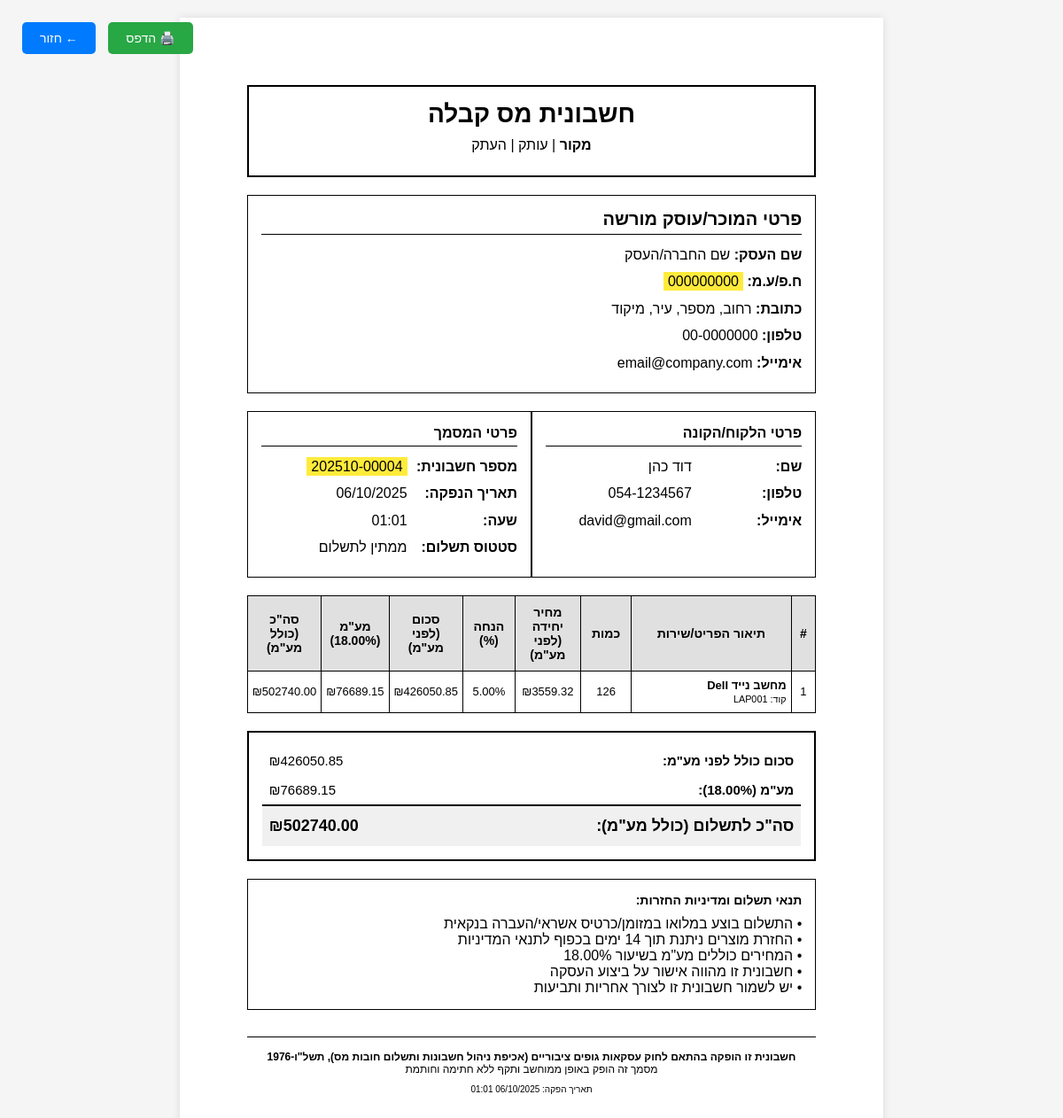
Screenshot of /sales/5/invoice/ with the database file from the repository.
### inventory/models.py (models this page shows, shortened)
class Sale(models.Model):
    STATUS_CHOICES = [
        ('draft', 'טיוטה'),
        ('confirmed', 'מאושר'),
        ('completed', 'הושלם'),
        ('cancelled', 'בוטל'),
    ]
    PAYMENT_STATUS_CHOICES = [
        ('pending', 'ממתין לתשלום'),
        ('partial', 'תשלום חלקי'),
        ('paid', 'שולם'),
        ('refunded', 'הוחזר'),
    ]
    PAYMENT_METHOD_CHOICES = [
        ('credit_clearing', 'סליקה כולל'),
        ('cash', 'מזומן'),
        ('credit_card', 'כרטיס אשראי'),
        ('bit', 'ביט'),
        ('paypal', 'פייפאל'),
        ('paybox', 'פייבוקס'),
    ]
    invoice_number = models.CharField(max_length=50, unique=True, verbose_name="מספר חשבונית")
    customer = models.ForeignKey(Customer, on_delete=models.SET_NULL, null=True, blank=True, verbose_name="לקוח")
    location = models.ForeignKey(Location, on_delete=models.SET_NULL, null=True, blank=True, verbose_name="מיקום מכירה", help_text="החנות בה בוצעה המכירה")
    status = models.CharField(max_length=20, choices=STATUS_CHOICES, default='draft', verbose_name="סטטוס")
    payment_status = models.CharField(max_length=20, choices=PAYMENT_STATUS_CHOICES, default='pending', verbose_name="סטטוס תשלום")
    payment_method = models.CharField(max_length=30, choices=PAYMENT_METHOD_CHOICES, blank=True, null=True, verbose_name="אפשרות תשלום")
    subtotal = models.DecimalField(max_digits=10, decimal_places=2, default=0, verbose_name="סכום לפני מע\"מ")
    tax_rate = models.DecimalField(max_digits=5, decimal_places=2, default=18, verbose_name="אחוז מע\"מ")
    tax_amount = models.DecimalField(max_digits=10, decimal_places=2, default=0, verbose_name="סכום מע\"מ")
    total_amount = models.DecimalField(max_digits=10, decimal_places=2, default=0, verbose_name="סכום כולל")
    notes = models.TextField(blank=True, null=True, verbose_name="הערות")
    sale_date = models.DateTimeField(default=timezone.now, verbose_name="תאריך מכירה")
    created_by = models.ForeignKey(User, on_delete=models.SET_NULL, null=True, blank=True, verbose_name="נוצר על ידי")
    created_at = models.DateTimeField(auto_now_add=True)
    updated_at = models.DateTimeField(auto_now=True)
    digital_signature = models.CharField(max_length=255, blank=True, verbose_name="חתימה דיגיטלית")
    qr_code = models.TextField(blank=True, verbose_name="QR Code")
    is_archived = models.BooleanField(default=False, verbose_name="בארכיון")
    requires_tax_authority_number = models.BooleanField(default=False, verbose_name="דורש מספר הקצאה")  # מעל 20,000 ₪
    class Meta:
        ordering = ['-created_at']
        verbose_name = "מכירה"
        verbose_name_plural = "מכירות"

class Customer(models.Model):
    CUSTOMER_TYPE_CHOICES = [
        ('individual', 'פרטי'),
        ('business', 'עסקי'),
        ('wholesale', 'סיטונאי'),
    ]
    PRIORITY_CHOICES = [
        ('low', 'נמוכה'),
        ('medium', 'בינונית'),
        ('high', 'גבוהה'),
        ('vip', 'VIP'),
    ]
    name = models.CharField(max_length=200, verbose_name="שם לקוח")
    customer_type = models.CharField(max_length=20, choices=CUSTOMER_TYPE_CHOICES, default='individual', verbose_name="סוג לקוח")
    priority = models.CharField(max_length=20, choices=PRIORITY_CHOICES, default='medium', verbose_name="עדיפות")
    email = models.EmailField(blank=True, null=True, verbose_name="אימייל")
    phone = models.CharField(max_length=20, blank=True, null=True, verbose_name="טלפון")
    mobile = models.CharField(max_length=20, blank=True, null=True, verbose_name="נייד")
    website = models.URLField(blank=True, null=True, verbose_name="אתר אינטרנט")
    address = models.TextField(blank=True, null=True, verbose_name="כתובת")
    city = models.CharField(max_length=100, blank=True, null=True, verbose_name="עיר")
    postal_code = models.CharField(max_length=10, blank=True, null=True, verbose_name="מיקוד")
    country = models.CharField(max_length=100, default='ישראל', verbose_name="מדינה")
    tax_id = models.CharField(max_length=20, blank=True, null=True, verbose_name="ח.פ/ת.ז")
    id_number = models.CharField(max_length=20, blank=True, null=True, verbose_name="ת.ז")
    customer_code = models.CharField(max_length=20, unique=True, blank=True, null=True, verbose_name="קוד לקוח")
    credit_limit = models.DecimalField(max_digits=10, decimal_places=2, default=0, verbose_name="מגבלת אשראי")
    payment_terms = models.CharField(max_length=100, default='30 ימים', verbose_name="תנאי תשלום")
    discount_percent = models.DecimalField(max_digits=5, decimal_places=2, default=0, verbose_name="אחוז הנחה")
    total_purchases = models.DecimalField(max_digits=12, decimal_places=2, default=0, verbose_name="סה\"כ רכישות")
    last_purchase_date = models.DateTimeField(blank=True, null=True, verbose_name="רכישה אחרונה")
    total_orders = models.PositiveIntegerField(default=0, verbose_name="סה\"כ הזמנות")
    is_active = models.BooleanField(default=True, verbose_name="פעיל")
    is_vip = models.BooleanField(default=False, verbose_name="לקוח VIP")
    notes = models.TextField(blank=True, null=True, verbose_name="הערות")
    created_at = models.DateTimeField(auto_now_add=True)
    updated_at = models.DateTimeField(auto_now=True)
    created_by = models.ForeignKey(User, on_delete=models.SET_NULL, null=True, blank=True, verbose_name="נוצר על ידי")
    class Meta:
        ordering = ['name']
        verbose_name = "לקוח"
        verbose_name_plural = "לקוחות"

class SaleItem(models.Model):
    sale = models.ForeignKey(Sale, on_delete=models.CASCADE, related_name='items', verbose_name="מכירה")
    product = models.ForeignKey(Product, on_delete=models.CASCADE, verbose_name="מוצר")
    quantity = models.PositiveIntegerField(validators=[MinValueValidator(1)], verbose_name="כמות")
    unit_price = models.DecimalField(max_digits=10, decimal_places=2, verbose_name="מחיר יחידה")
    discount_percent = models.DecimalField(max_digits=5, decimal_places=2, default=0, verbose_name="אחוז הנחה")
    discount_amount = models.DecimalField(max_digits=10, decimal_places=2, default=0, verbose_name="סכום הנחה")
    total_price = models.DecimalField(max_digits=10, decimal_places=2, verbose_name="סכום כולל")
    class Meta:
        verbose_name = "פריט חשבונית"
        verbose_name_plural = "פריטי חשבונית"

class Product(models.Model):
    UNIT_CHOICES = [
        ('pcs', 'יחידות'),
        ('kg', 'קילוגרם'),
        ('g', 'גרם'),
        ('l', 'ליטר'),
        ('ml', 'מיליליטר'),
        ('m', 'מטר'),
        ('cm', 'סנטימטר'),
        ('box', 'קופסה'),
        ('pack', 'חבילה'),
    ]
    STATUS_CHOICES = [
        ('active', 'פעיל'),
        ('inactive', 'לא פעיל'),
        ('discontinued', 'הופסק'),
    ]
    sku = models.CharField(max_length=50, unique=True, blank=True, null=True)
    name = models.CharField(max_length=200)
    description = models.TextField(blank=True)
    category = models.ForeignKey(Category, on_delete=models.SET_NULL, null=True, blank=True)
    supplier = models.ForeignKey(Supplier, on_delete=models.SET_NULL, null=True, blank=True)
    location = models.ForeignKey(Location, on_delete=models.SET_NULL, null=True, blank=True, help_text="מיקום ברירת מחדל")
    quantity = models.IntegerField(default=0, validators=[MinValueValidator(0)], help_text="סה\"כ מלאי בכל המיקומים")
    min_quantity = models.IntegerField(default=5, validators=[MinValueValidator(0)])
    max_quantity = models.IntegerField(default=1000, validators=[MinValueValidator(0)])
    unit = models.CharField(max_length=10, choices=UNIT_CHOICES, default='pcs')
    cost_price = models.DecimalField(max_digits=10, decimal_places=2, default=0, null=True, blank=True)
    selling_price = models.DecimalField(max_digits=10, decimal_places=2, default=0, null=True, blank=True)
    margin_percentage = models.DecimalField(max_digits=5, decimal_places=2, default=0)
    barcode = models.CharField(max_length=50, blank=True, unique=True)
    barcode_image = models.ImageField(upload_to='barcodes/', blank=True, null=True)
    product_image = models.ImageField(upload_to='products/', blank=True, null=True)
    status = models.CharField(max_length=20, choices=STATUS_CHOICES, default='active')
    created_at = models.DateTimeField(auto_now_add=True)
    updated_at = models.DateTimeField(auto_now=True)
    created_by = models.ForeignKey(User, on_delete=models.SET_NULL, null=True)
    weight = models.DecimalField(max_digits=8, decimal_places=2, null=True, blank=True)
    dimensions = models.CharField(max_length=100, blank=True)  # LxWxH
    notes = models.TextField(blank=True)
    class Meta:
        ordering = ['name']
        indexes = [
            models.Index(fields=['sku']),
            models.Index(fields=['barcode']),
            models.Index(fields=['category']),
            models.Index(fields=['supplier']),
        ]

### inventory/views.py (the view)
# urls.py: path('sales/<int:sale_pk>/invoice/', views.generate_invoice, name='generate_invoice'),
def generate_invoice(request, sale_pk):
    sale = get_object_or_404(Sale, pk=sale_pk)
    template = InvoiceTemplate.objects.filter(is_default=True).first()
    if not template:
        template = InvoiceTemplate.objects.first()
    context = {
        'sale': sale,
        'template': template,
    }
    return render(request, 'inventory/tax_invoice.html', context)

### inventory/templates/inventory/tax_invoice.html (shortened to what this page needs)
{% load invoice_tags %}
<!DOCTYPE html>
<html lang="he" dir="rtl">
<head>
</head>
<body>
    <div class="action-buttons no-print">
        <button onclick="window.print()" class="btn btn-print">
            🖨️ הדפס
        </button>
        <a href="{% url 'sale_detail' sale.pk %}" class="btn btn-back">
            ← חזור
        </a>
    </div>
    <div class="invoice-container">
        <div class="invoice-header">
            <h1>חשבונית מס קבלה</h1>
            <div class="doc-types">
                <strong>מקור</strong> | עותק | העתק
            </div>
        </div>
        <div class="company-details">
            <h2>פרטי המוכר/עוסק מורשה</h2>
            <p><strong>שם העסק:</strong> {{ template.company_name|default:"שם החברה/העסק" }}</p>
            <p><strong>ח.פ/ע.מ:</strong> <span class="highlight">{{ template.company_tax_id|default:"000000000" }}</span></p>
            <p><strong>כתובת:</strong> {{ template.company_address|default:"רחוב, מספר, עיר, מיקוד" }}</p>
            <p><strong>טלפון:</strong> {{ template.company_phone|default:"00-0000000" }}</p>
            <p><strong>אימייל:</strong> {{ template.company_email|default:"email@company.com" }}</p>
        </div>
        <div class="info-grid">
            <div class="info-column">
                <h3>פרטי הלקוח/הקונה</h3>
                <p><strong>שם:</strong> {{ sale.customer.name|default:"לקוח כללי" }}</p>
                {% if sale.customer %}
                    {% if sale.customer.phone %}
                        <p><strong>טלפון:</strong> {{ sale.customer.phone }}</p>
                    {% endif %}
                    {% if sale.customer.email %}
                        <p><strong>אימייל:</strong> {{ sale.customer.email }}</p>
                    {% endif %}
                {% else %}
                    <p><strong>ת.ז/ח.פ:</strong> -</p>
                    <p><strong>כתובת:</strong> -</p>
                {% endif %}
            </div>
            <div class="info-column">
                <h3>פרטי המסמך</h3>
                <p><strong>מספר חשבונית:</strong> <span class="highlight">{{ sale.invoice_number }}</span></p>
                <p><strong>תאריך הנפקה:</strong> {{ sale.sale_date|date:"d/m/Y" }}</p>
                <p><strong>שעה:</strong> {{ sale.sale_date|date:"H:i" }}</p>
                <p><strong>סטטוס תשלום:</strong> {{ sale.get_payment_status_display }}</p>
            </div>
        </div>
        <table class="items-table">
            <thead>
                <tr>
                    <th style="width: 5%;">#</th>
                    <th style="width: 35%;">תיאור הפריט/שירות</th>
                    <th style="width: 10%;">כמות</th>
                    <th style="width: 12%;">מחיר יחידה<br>(לפני מע"מ)</th>
                    <th style="width: 10%;">הנחה<br>(%)</th>
                    <th style="width: 12%;">סכום<br>(לפני מע"מ)</th>
                    <th style="width: 8%;">מע"מ<br>({{ sale.tax_rate }}%)</th>
                    <th style="width: 12%;">סה"כ<br>(כולל מע"מ)</th>
                </tr>
            </thead>
            <tbody>
                {% for item in sale.items.all %}
                <tr>
                    <td>{{ forloop.counter }}</td>
                    <td class="text-right">
                        <strong>{{ item.product.name }}</strong>
                        {% if item.product.sku %}
                            <br><small>קוד: {{ item.product.sku }}</small>
                        {% endif %}
                    </td>
                    <td>{{ item.quantity }}</td>
                    {% load invoice_extras %}
                    <td>₪{{ item.unit_price|divide_vat:sale.tax_rate|floatformat:2 }}</td>
                    <td>{{ item.discount_percent|floatformat:2 }}%</td>
                    <td>₪{{ item.total_price|divide_vat:sale.tax_rate|floatformat:2 }}</td>
                    <td>₪{{ item.total_price|extract_vat:sale.tax_rate|floatformat:2 }}</td>
                    <td>₪{{ item.total_price|floatformat:2 }}</td>
                </tr>
                {% endfor %}
            </tbody>
        </table>
        <div class="totals-section">
            <table class="totals-table">
                <tr>
                    <td>סכום כולל לפני מע"מ:</td>
                    <td>₪{{ sale.subtotal|floatformat:2 }}</td>
                </tr>
                <tr>
                    <td>מע"מ ({{ sale.tax_rate }}%):</td>
                    <td>₪{{ sale.tax_amount|floatformat:2 }}</td>
                </tr>
                <tr class="total-row">
                    <td>סה"כ לתשלום (כולל מע"מ):</td>
                    <td>₪{{ sale.total_amount|floatformat:2 }}</td>
                </tr>
            </table>
        </div>
        <div class="notes-section">
            <h4>תנאי תשלום ומדיניות החזרות:</h4>
            <p>
                {% if template and template.footer_text %}
                    {{ template.footer_text }}
                {% else %}
                    • התשלום בוצע במלואו במזומן/כרטיס אשראי/העברה בנקאית<br>
                    • החזרת מוצרים ניתנת תוך 14 ימים בכפוף לתנאי המדיניות<br>
                    • המחירים כוללים מע"מ בשיעור {{ sale.tax_rate }}%<br>
                    • חשבונית זו מהווה אישור על ביצוע העסקה<br>
                    • יש לשמור חשבונית זו לצורך אחריות ותביעות
                {% endif %}
            </p>
        </div>
        <div class="invoice-footer">
            <p><strong>חשבונית זו הופקה בהתאם לחוק עסקאות גופים ציבוריים (אכיפת ניהול חשבונות ותשלום חובות מס), תשל"ו-1976</strong></p>
            <p>מסמך זה הופק באופן ממוחשב ותקף ללא חתימה וחותמת</p>
            <p style="margin-top: 10px; font-size: 10px;">תאריך הפקה: {{ sale.created_at|date:"d/m/Y H:i" }}</p>
        </div>
    </div>
</body>
</html>

### rows the page displays
Sale: customer.name "דוד כהן", customer.phone "054-1234567", customer.email "david@gmail.com", invoice_number "202510-00004", sale_date "06/10/2025", sale_date "01:01", payment_status "ממתין לתשלום", tax_rate "18.00", subtotal "426050.85", tax_amount "76689.15", total_amount "502740.00", created_at "06/10/2025 01:01"
SaleItem: product.name "מחשב נייד Dell", product.sku "LAP001", quantity "126", unit_price|divide_vat "3559.32", discount_percent "5.00", total_price|divide_vat "426050.85", total_price|extract_vat "76689.15", total_price "502740.00"

### other values shown
{{ template.company_name|default:"שם החברה/העסק" }} "שם החברה/העסק"
{{ template.company_tax_id|default:"000000000" }} "000000000"
{{ template.company_address|default:"רחוב, מספר, עיר, מיקוד" }} "רחוב, מספר, עיר, מיקוד"
{{ template.company_phone|default:"00-0000000" }} "00-0000000"
{{ template.company_email|default:"email@company.com" }} "email@company.com"
